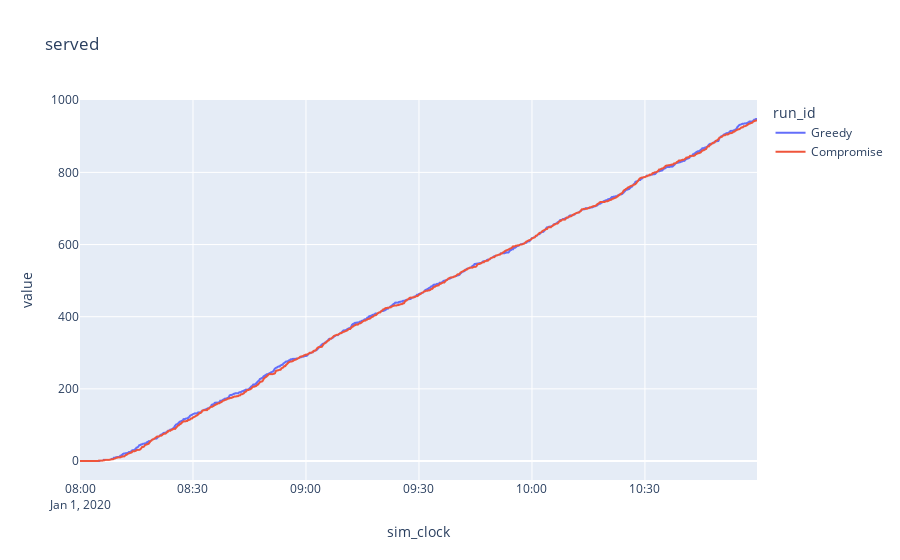
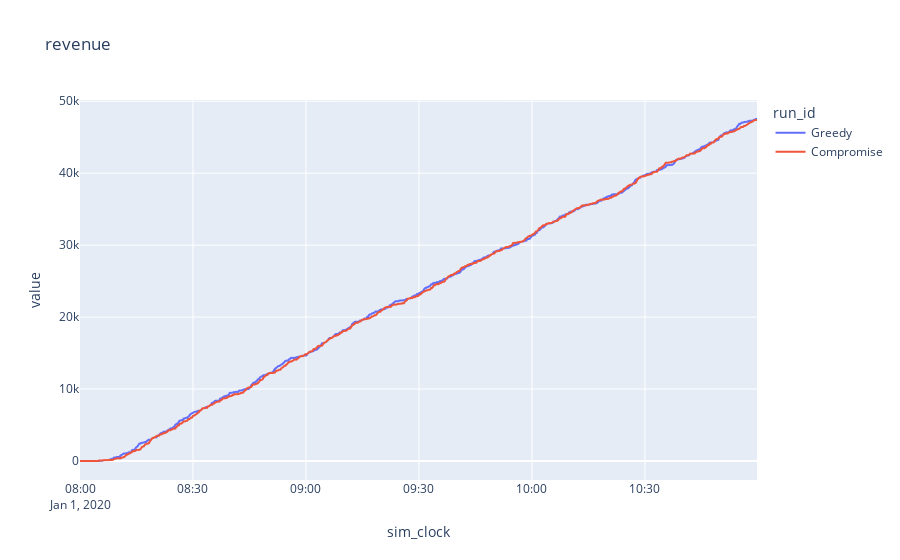
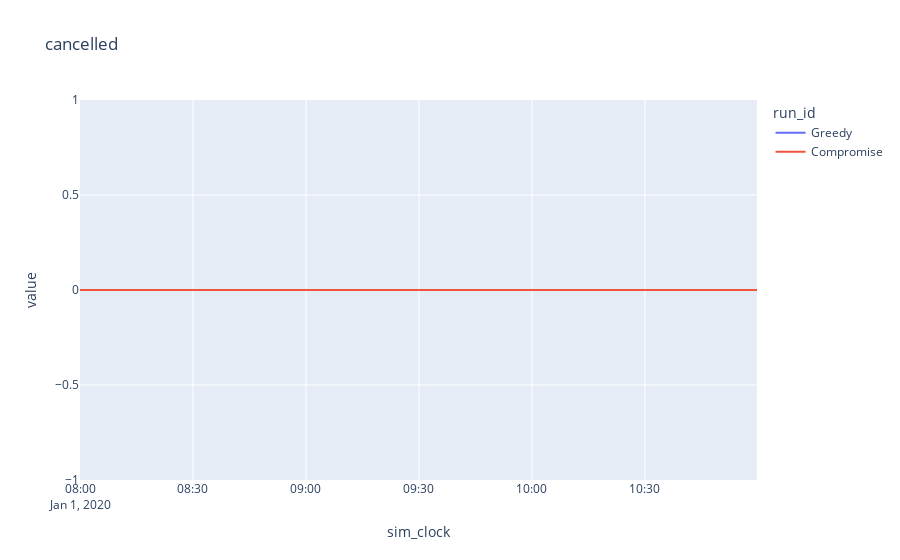
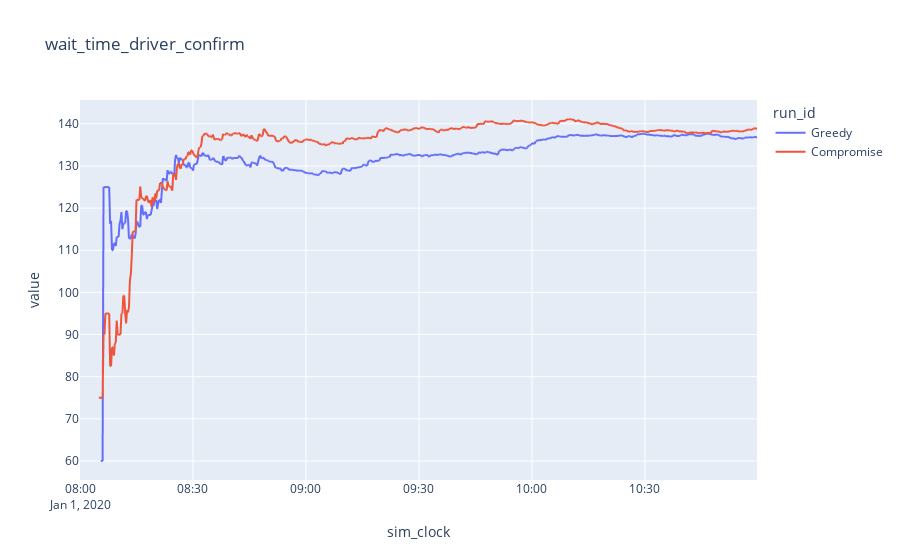

Notebook code for these charts, in order:
### Code cell
sum_metric = ['served', 
              'revenue', 
              'cancelled', 
             ]
avg_metric = ['wait_time_driver_confirm', 
              'wait_time_assignment',
             ]

for m in sum_metric:
    metric_pivot = get_cumulative_pivot(KPI, run_id_meta, m)

    fig = px.line(metric_pivot, title=m) #, labels = run_id_meta)
    fig.show()


served_pivot = get_cumulative_pivot(KPI, run_id_meta, 'served')
for m in avg_metric:
    metric_pivot = get_cumulative_pivot(KPI, run_id_meta, m) / served_pivot

    fig = px.line(metric_pivot, title=m) #, labels = run_id_meta)
    fig.show()

### Figure 1 — Plotly figure (JSON) as saved in the notebook; plotly's stock layout.template omitted (floating-point values rounded to 4 significant figures; data arrays with more than 128 entries replaced by an {"elided": "..."} marker saying what was removed)
{"data": [{"hovertemplate": "run_id=Greedy<br>sim_clock=%{x}<br>value=%{y}<extra></extra>", "legendgroup": "Greedy", "line": {"color": "#636efa", "dash": "solid"}, "mode": "lines", "name": "Greedy", "showlegend": true, "type": "scattergl", "x": {"elided": "720 str values"}, "xaxis": "x", "y": {"elided": "720 int values"}, "yaxis": "y"}, {"hovertemplate": "run_id=Compromise<br>sim_clock=%{x}<br>value=%{y}<extra></extra>", "legendgroup": "Compromise", "line": {"color": "#EF553B", "dash": "solid"}, "mode": "lines", "name": "Compromise", "showlegend": true, "type": "scattergl", "x": {"elided": "720 str values"}, "xaxis": "x", "y": {"elided": "720 int values"}, "yaxis": "y"}], "layout": {"legend": {"title": {"text": "run_id"}, "tracegroupgap": 0}, "title": {"text": "served"}, "xaxis": {"anchor": "y", "domain": [0, 1], "title": {"text": "sim_clock"}}, "yaxis": {"anchor": "x", "domain": [0, 1], "title": {"text": "value"}}}}

### Figure 2 — Plotly figure (JSON) as saved in the notebook; plotly's stock layout.template omitted (floating-point values rounded to 4 significant figures; data arrays with more than 128 entries replaced by an {"elided": "..."} marker saying what was removed)
{"data": [{"hovertemplate": "run_id=Greedy<br>sim_clock=%{x}<br>value=%{y}<extra></extra>", "legendgroup": "Greedy", "line": {"color": "#636efa", "dash": "solid"}, "mode": "lines", "name": "Greedy", "showlegend": true, "type": "scattergl", "x": {"elided": "720 str values"}, "xaxis": "x", "y": {"elided": "720 int values"}, "yaxis": "y"}, {"hovertemplate": "run_id=Compromise<br>sim_clock=%{x}<br>value=%{y}<extra></extra>", "legendgroup": "Compromise", "line": {"color": "#EF553B", "dash": "solid"}, "mode": "lines", "name": "Compromise", "showlegend": true, "type": "scattergl", "x": {"elided": "720 str values"}, "xaxis": "x", "y": {"elided": "720 int values"}, "yaxis": "y"}], "layout": {"legend": {"title": {"text": "run_id"}, "tracegroupgap": 0}, "title": {"text": "revenue"}, "xaxis": {"anchor": "y", "domain": [0, 1], "title": {"text": "sim_clock"}}, "yaxis": {"anchor": "x", "domain": [0, 1], "title": {"text": "value"}}}}

### Figure 3 — Plotly figure (JSON) as saved in the notebook; plotly's stock layout.template omitted (floating-point values rounded to 4 significant figures; data arrays with more than 128 entries replaced by an {"elided": "..."} marker saying what was removed)
{"data": [{"hovertemplate": "run_id=Greedy<br>sim_clock=%{x}<br>value=%{y}<extra></extra>", "legendgroup": "Greedy", "line": {"color": "#636efa", "dash": "solid"}, "mode": "lines", "name": "Greedy", "showlegend": true, "type": "scattergl", "x": {"elided": "720 str values"}, "xaxis": "x", "y": {"elided": "720 int values"}, "yaxis": "y"}, {"hovertemplate": "run_id=Compromise<br>sim_clock=%{x}<br>value=%{y}<extra></extra>", "legendgroup": "Compromise", "line": {"color": "#EF553B", "dash": "solid"}, "mode": "lines", "name": "Compromise", "showlegend": true, "type": "scattergl", "x": {"elided": "720 str values"}, "xaxis": "x", "y": {"elided": "720 int values"}, "yaxis": "y"}], "layout": {"legend": {"title": {"text": "run_id"}, "tracegroupgap": 0}, "title": {"text": "cancelled"}, "xaxis": {"anchor": "y", "domain": [0, 1], "title": {"text": "sim_clock"}}, "yaxis": {"anchor": "x", "domain": [0, 1], "title": {"text": "value"}}}}

### Figure 4 — Plotly figure (JSON) as saved in the notebook; plotly's stock layout.template omitted (floating-point values rounded to 4 significant figures; data arrays with more than 128 entries replaced by an {"elided": "..."} marker saying what was removed)
{"data": [{"hovertemplate": "run_id=Greedy<br>sim_clock=%{x}<br>value=%{y}<extra></extra>", "legendgroup": "Greedy", "line": {"color": "#636efa", "dash": "solid"}, "mode": "lines", "name": "Greedy", "showlegend": true, "type": "scattergl", "x": {"elided": "720 str values"}, "xaxis": "x", "y": {"elided": "720 float values"}, "yaxis": "y"}, {"hovertemplate": "run_id=Compromise<br>sim_clock=%{x}<br>value=%{y}<extra></extra>", "legendgroup": "Compromise", "line": {"color": "#EF553B", "dash": "solid"}, "mode": "lines", "name": "Compromise", "showlegend": true, "type": "scattergl", "x": {"elided": "720 str values"}, "xaxis": "x", "y": {"elided": "720 float values"}, "yaxis": "y"}], "layout": {"legend": {"title": {"text": "run_id"}, "tracegroupgap": 0}, "title": {"text": "wait_time_driver_confirm"}, "xaxis": {"anchor": "y", "domain": [0, 1], "title": {"text": "sim_clock"}}, "yaxis": {"anchor": "x", "domain": [0, 1], "title": {"text": "value"}}}}
